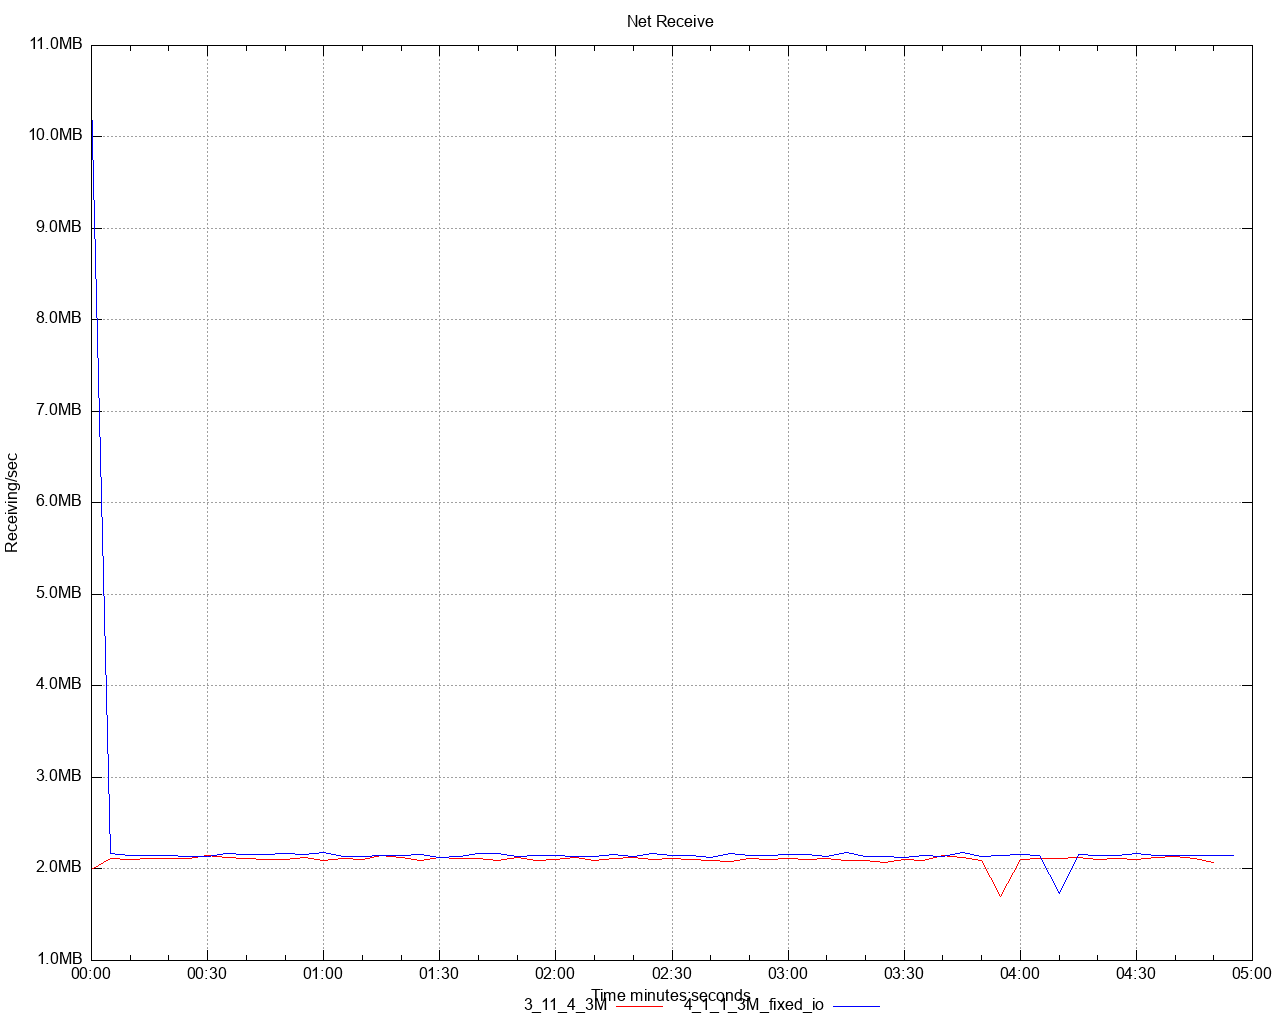

The script that saved this image:
set title 'Net Receive' noenhanced
set style data lines
set datafile separator ","
set terminal png size 1280,1024
set grid
set key below
set xdata time
set timefmt "%s"
offset = 0
t0(x)=(offset=($0==0) ? x : offset, x - offset)
set xlabel 'Time minutes:seconds'
set ylabel 'Receiving/sec'
set format y '%.1s%cB'
set output '/Users/ahmet.mircik/simulator/tests/report_3M_rate_limit_fixed_io/dstat/net_receive_A1.png'
plot \
   '/Users/ahmet.mircik/simulator/tests/report_3M_rate_limit_fixed_io/data/net_receive_A1_1.data' using (t0(timecolumn(1))):2 title "4_1_1_3M" noenhanced lt rgb "red", \
   '/Users/ahmet.mircik/simulator/tests/report_3M_rate_limit_fixed_io/data/net_receive_A1_2.data' using (t0(timecolumn(1))):2 title "4_1_1_3M_fixed_io" noenhanced lt rgb "blue", \
